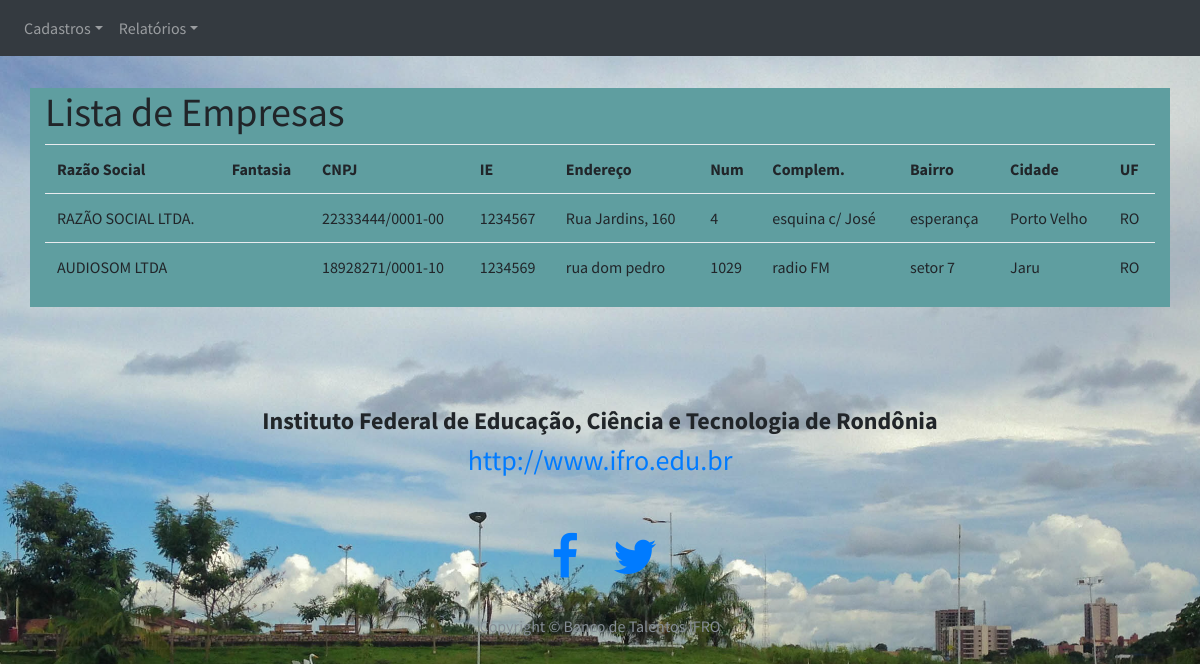
The app's page /listarEmpresas with its own data.
### models.py (models this page shows, shortened)
class Pessoa(db.Model):
    __tablename__ = "pessoas"
    __table_args__ = {'extend_existing': True}
    __mapper_args__ = {'polymorphic_identity': 'pessoa'}
    id = db.Column(db.Integer, autoincrement=True, primary_key=True)
    nome        = db.Column(db.String(100))
    endereco    = db.Column(db.String(50))
    num         = db.Column(db.String(10))
    complemento = db.Column(db.String(40))
    bairro      = db.Column(db.String(50))
    cidade      = db.Column(db.String(50))
    uf          = db.Column(db.String(50))
    telefone    = db.Column(db.String(15))
    email    = db.Column(db.String(15), unique= True)
    password = db.Column(db.String(10))
    tipo     = db.Column(db.Integer)  # 1 para IFRO - 2 para VISITANTE

class Empresa(Pessoa):
    __tablename__ = "empresas"
    __table_args__ = {'extend_existing': True}
    __mapper_args__ = {'polymorphic_identity': 'empresa'}
    id = db.Column(db.Integer, db.ForeignKey('pessoas.id'), primary_key=True)
    fantasia  = db.Column(db.String(100))
    cnpj = db.Column(db.String(11))
    ie   = db.Column(db.Integer)

class Pessoa(db.Model):
    __tablename__ = "pessoas"
    __table_args__ = {'extend_existing': True}
    __mapper_args__ = {'polymorphic_identity': 'pessoa'}
    id = db.Column(db.Integer, autoincrement=True, primary_key=True)
    nome        = db.Column(db.String(100))
    endereco    = db.Column(db.String(50))
    num         = db.Column(db.String(10))
    complemento = db.Column(db.String(40))
    bairro      = db.Column(db.String(50))
    cidade      = db.Column(db.String(50))
    uf          = db.Column(db.String(50))
    telefone    = db.Column(db.String(15))
    email    = db.Column(db.String(15), unique= True)
    password = db.Column(db.String(10))
    tipo     = db.Column(db.Integer)  # 1 para IFRO - 2 para VISITANTE

### app.py (the view)
@app.route('/listarEmpresas')    #Abrir Formulário de cadastro de aluno
def listarEmpresas():
    empresas = models.Empresa.query.all()
    return render_template('listarEmpresas.html', empresas=empresas)

### app.py (called while the page is built)
@login_manager.request_loader
def request_loader(request):
    email = request.form.get('email')
    if email not in users:
        return #'Não existe o e-mail {} cadastrado no banco'.format(email)
    user = User()
    user.id = email
    return user

### templates/listarEmpresas.html (shortened to what this page needs)
{% extends 'base_ifro.html' %}
{% block conteudo %}
<br>
<br>
<div class="container" >
    <div class="row">
        <div class="col-md-12" style="background: cadetblue">
            <h1>Lista de Empresas</h1>
            <table class="table table-hover">
                <tr>
                    <th>Razão Social</th>
                    <th>Fantasia</th>
                    <th>CNPJ</th>
                    <th>IE</th>
                    <th>Endereço</th>
                    <th>Num</th>
                    <th>Complem.</th>
                    <th>Bairro</th>
                    <th>Cidade</th>
                    <th>UF</th>
                </tr>
                {% for empresa in empresas: %}
                <tr>
                    <td>{{ empresa.nome }}</td>
                    <td>{{ empresa.apelido }}</td>
                    <td>{{ empresa.cnpj }}</td>
                    <td>{{ empresa.ie }}</td>
                    <td>{{ empresa.endereco }}</td>
                    <td>{{ empresa.num }}</td>
                    <td>{{ empresa.complemento }}</td>
                    <td>{{ empresa.bairro }}</td>
                    <td>{{ empresa.cidade }}</td>
                    <td>{{ empresa.uf }}</td>
                </tr>
                {% endfor %}
            </table>
        </div>
    </div>
</div>
{% endblock %}

### static/css/stylish-portfolio.css (style rules this page uses)
html, body { width: 100%; height: 100%; }
body { font-family: 'Source Sans Pro', 'Helvetica Neue', Helvetica, Arial, sans-serif; background: url(../img/parque_cidade.jpg ) no-repeat center center scroll ; -webkit-background-size: cover; -moz-background-size: cover; -o-background-size: cover; background-size: cover; }

### static/css/signin.css (style rules this page uses)
body { padding-top: 40px; padding-bottom: 40px; background-color: #eee; }

### records on screen
Empresa: nome "RAZÃO SOCIAL LTDA.", cnpj "22333444/0001-00", ie "1234567", endereco "Rua Jardins, 160", num "4", complemento "esquina c/ José", bairro "esperança", cidade "Porto Velho", uf "RO"
Empresa: nome "AUDIOSOM LTDA", cnpj "18928271/0001-10", ie "1234569", endereco "rua dom pedro", num "1029", complemento "radio FM", bairro "setor 7", cidade "Jaru", uf "RO"
